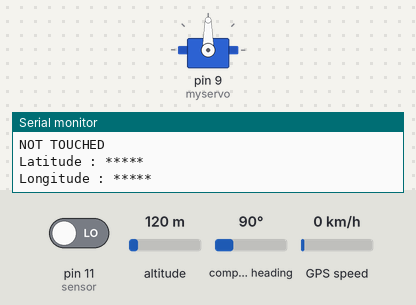
Simulated run of this sketch. Board: Arduino Uno, built with avr-gcc and run on an emulated ATmega328P. On the bench: servo, the last lines printed to the serial monitor. Inputs (shaded band) come from the test bench; at power-on: pin 11 (sensor) LOW, altitude 120 m, compass heading 90°, GPS speed 0 km/h. The GPS gets a fix after 3 s at 37.7749, -122.4194 with 8 satellites.

Above: at 1.2 s.
1.3 s: pin 11 (sensor) driven HIGH
At 5.55 s:
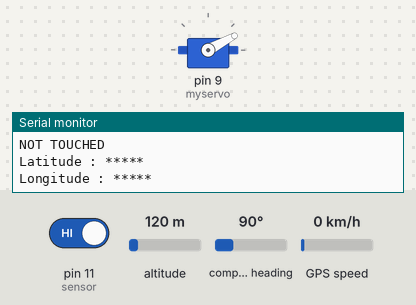
7.5 s: pin 11 (sensor) driven LOW
At 7.66 s:
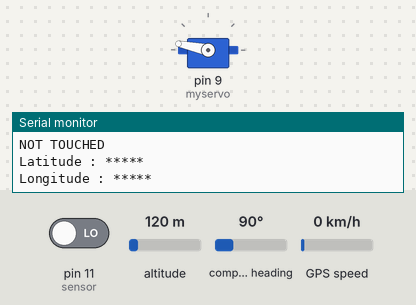
At 11.4 s:
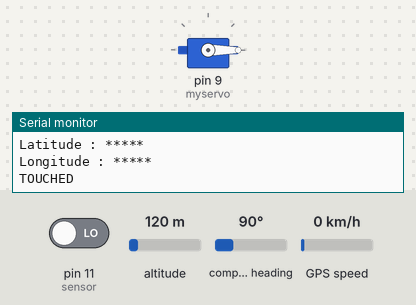
Timing chart, 0 to 12.9 s (numbered marks = the images above; inputs shaded):
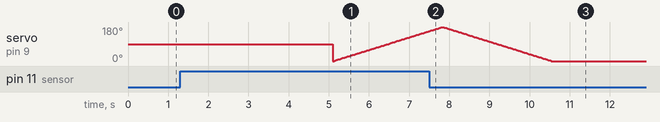

The sketch:

SERVO_GPS.ino
```cpp
//when signal output is high the sensor is being pressed

#include <Servo.h>
#include <TinyGPS++.h>
#include <SoftwareSerial.h>

SoftwareSerial GPS_SoftSerial(4, 3);

TinyGPSPlus gps;
volatile float minutes, seconds;
volatile int degree, secs, mins;
Servo myservo;  // create servo object to control a servo
int pos = 0;    // variable to store the servo position
int sensor=11; //initialises component to arduino digital pins


void setup() {
        myservo.attach(9);
        pinMode(sensor,INPUT);
        Serial.begin(9600);
        Serial.begin(9600);
        GPS_SoftSerial.begin(9600);
}

void loop() {

        int value=digitalRead(sensor);
        if(value == HIGH){
                for (pos = 0; pos <= 180; pos += 1) {
                        myservo.write(pos);              // tell servo to go to position in  variable 'pos'
                                delay(15);                       // waits 15ms for the servo to reach the  position
                }
                for (pos = 180; pos >= 0; pos -= 1) { // goes from 90 degrees to 0 degrees
                        myservo.write(pos);              // tell servo to go to position in variable 'pos'
                                delay(15);
                }
                Serial.println("TOUCHED ");
        }
        else
        {

                Serial.println("NOT TOUCHED ");
                delay(100);
        }

         smartDelay(1000);
  unsigned long start;
  double lat_val, lng_val, alt_m_val;
  bool loc_valid, alt_valid;
  lat_val = gps.location.lat();
  loc_valid = gps.location.isValid();
  lng_val = gps.location.lng();
  alt_m_val = gps.altitude.meters();
  alt_valid = gps.altitude.isValid();

  if (!loc_valid)
  {
    Serial.print("Latitude : ");
    Serial.println("*****");
    Serial.print("Longitude : ");
    Serial.println("*****");
    delay(4000);
  }
  else
  {
    Serial.println("GPS READING: ");
    DegMinSec(lat_val);
    Serial.print("Latitude : ");
    Serial.println(lat_val);

    DegMinSec(lng_val);
    Serial.print("Longitude : ");
    Serial.println(lng_val);
    delay(4000);
  }

}


static void smartDelay(unsigned long ms)
{
  unsigned long start = millis();
  do
  {
    while (GPS_SoftSerial.available())
    gps.encode(GPS_SoftSerial.read());
  } while (millis() - start < ms);
}

void DegMinSec( double tot_val)
{
  degree = (int)tot_val;
  minutes = tot_val - degree;
  seconds = 60 * minutes;
  minutes = (int)seconds;
  mins = (int)minutes;
  seconds = seconds - minutes;
  seconds = 60 * seconds;
  secs = (int)seconds;
}
```

Measured:
- after the input at 7.5 s, servo on pin 9 (myservo): goes on until 10.5 s, then stays 0°
